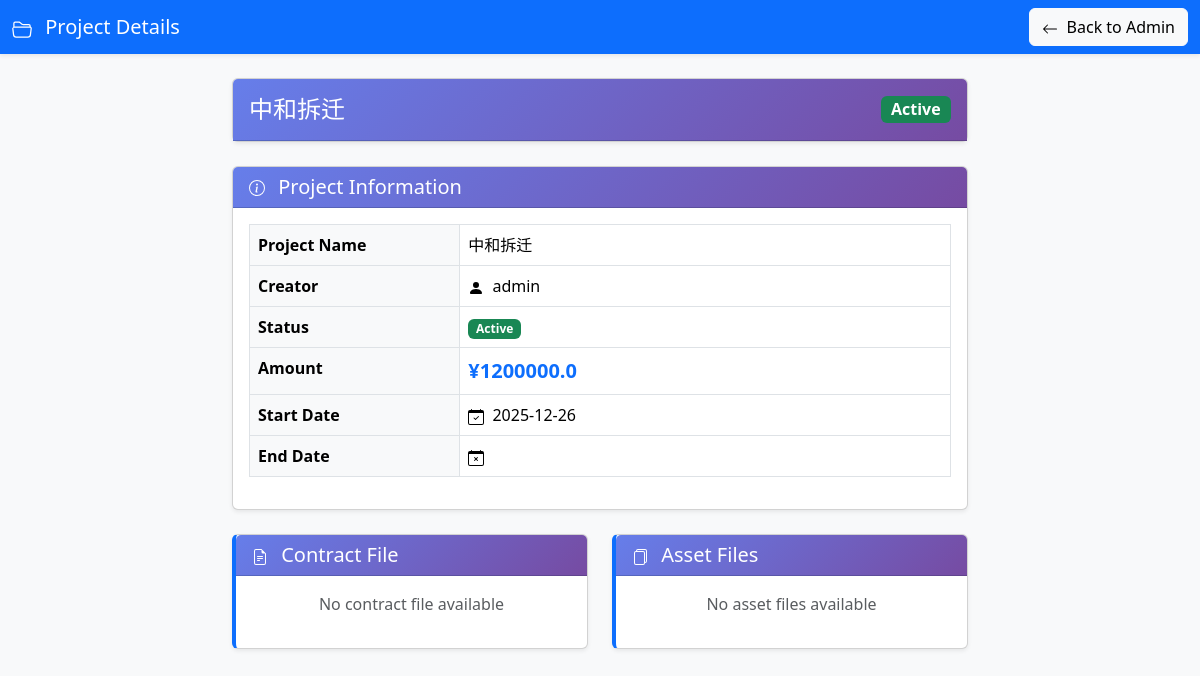
The app's page /project/1 (signed in) with its own data.
### tables this page shows
CREATE TABLE projects (
                        id INTEGER PRIMARY KEY AUTOINCREMENT,
                        name TEXT,
                        creator TEXT,
                        amount REAL,
                        start_date TEXT,
                        end_date TEXT,
                        contract_file TEXT,
                        asset_files TEXT,
                        status TEXT);

### main.py (the view)
@app.get("/project/{project_id}", response_class=HTMLResponse)
async def project_info(
    request: Request,
    project_id: int,
    user: dict = Depends(login_required),
    db: sqlite3.Connection = Depends(get_db)
):
    c = db.cursor()
    c.execute("SELECT * FROM projects WHERE id=?", (project_id,))
    project = c.fetchone()
    if not project:
        raise HTTPException(status_code=404, detail="项目不存在")
    project_dict = {
        'id': project[0],
        'name': project[1],
        'creator': project[2],
        'amount': project[3],
        'start_date': project[4],
        'end_date': project[5],
        'contract_file': project[6],
        'asset_files': project[7],
    }
    return templates.TemplateResponse("project_info.html", {
        "request": request,
        "project": project_dict,
        "user": user
    })

### templates/project_info.html (shortened to what this page needs)
<!DOCTYPE html>
<html lang="en">
<head>
  <link href="https://cdn.jsdelivr.net/npm/bootstrap@5.3.2/dist/css/bootstrap.min.css" rel="stylesheet">
</head>
<body class="bg-light">
  <nav class="navbar navbar-dark bg-primary shadow-sm">
    <div class="container-fluid">
      <span class="navbar-brand mb-0 h1">
        Project Details
      </span>
      <a href="/admin" class="btn btn-light">
        <svg xmlns="http://www.w3.org/2000/svg" width="16" height="16" fill="currentColor" class="bi bi-arrow-left me-1" viewBox="0 0 16 16">
          <path fill-rule="evenodd" d="M15 8a.5.5 0 0 0-.5-.5H2.707l3.147-3.146a.5.5 0 1 0-.708-.708l-4 4a.5.5 0 0 0 0 .708l4 4a.5.5 0 0 0 .708-.708L2.707 8.5H14.5A.5.5 0 0 0 15 8z"/>
        </svg>
        Back to Admin
      </a>
    </div>
  </nav>
  <div class="container mt-4">
    <div class="row">
      <div class="col-lg-8 mx-auto">
        <div class="card shadow-sm mb-4">
          <div class="card-header py-3">
            <div class="d-flex justify-content-between align-items-center">
              <h4 class="mb-0">{{ project.name }}</h4>
              <div>
                {% if project.status == 'active' %}
                  <span class="badge status-badge status-active fs-6">Active</span>
                {% elif project.status == 'completed' %}
                  <span class="badge status-badge status-completed fs-6">Completed</span>
                {% elif project.status == 'paused' %}
                  <span class="badge status-badge status-paused fs-6">Paused</span>
                {% elif project.status == 'cancelled' %}
                  <span class="badge status-badge status-cancelled fs-6">Cancelled</span>
                {% else %}
                  <span class="badge status-badge status-active fs-6">Active</span>
                {% endif %}
              </div>
            </div>
          </div>
        </div>
        <div class="card shadow-sm mb-4">
          <div class="card-header">
            <h5 class="mb-0">
              Project Information
            </h5>
          </div>
          <div class="card-body">
            <div class="table-responsive">
              <table class="table table-bordered table-hover table-details">
                <tbody>
                  <tr>
                    <th>Project Name</th>
                    <td>{{ project.name }}</td>
                  </tr>
                  <tr>
                    <th>Creator</th>
                    <td>
                      <svg xmlns="http://www.w3.org/2000/svg" width="16" height="16" fill="currentColor" class="bi bi-person-fill me-1" viewBox="0 0 16 16">
                        <path d="M3 14s-1 0-1-1 1-4 6-4 6 3 6 4-1 1-1 1H3Zm5-6a3 3 0 1 0 0-6 3 3 0 0 0 0 6Z"/>
                      </svg>
                      {{ project.creator }}
                    </td>
                  </tr>
                  <tr>
                    <th>Status</th>
                    <td>
                      {% if project.status == 'active' %}
                        <span class="badge status-badge status-active">
                          <svg xmlns="http://www.w3.org/2000/svg" width="12" height="12" fill="currentColor" class="bi bi-play-circle me-1" viewBox="0 0 16 16">
                            <path d="M8 15A7 7 0 1 1 8 1a7 7 0 0 1 0 14zm0 1A8 8 0 1 0 8 0a8 8 0 0 0 0 16z"/>
                            <path d="M6.271 5.055a.5.5 0 0 1 .52.038l3.5 2.5a.5.5 0 0 1 0 .814l-3.5 2.5A.5.5 0 0 1 6 10.5v-5a.5.5 0 0 1 .271-.445z"/>
                          </svg>
                          Active
                        </span>
                      {% else %}
                        <span class="badge status-badge status-active">Active</span>
                      {% endif %}
                    </td>
                  </tr>
                  <tr>
                    <th>Amount</th>
                    <td>
                      <span class="fw-bold text-primary fs-5">¥{{ project.amount }}</span>
                    </td>
                  </tr>
                  <tr>
                    <th>Start Date</th>
                    <td>
                      {{ project.start_date }}
                    </td>
                  </tr>
                  <tr>
                    <th>End Date</th>
                    <td>
                    </td>
                  </tr>
                </tbody>
              </table>
            </div>
          </div>
        </div>
        <div class="row">
          <div class="col-md-6 mb-4">
            <div class="card shadow-sm h-100 info-card">
              <div class="card-header">
                <h5 class="mb-0">
                  Contract File
                </h5>
              </div>
              <div class="card-body">
                {% if project.contract_file %}
                  <div class="d-grid">
                    <a href="/{{ project.contract_file }}" class="btn btn-primary" target="_blank">
                      <svg xmlns="http://www.w3.org/2000/svg" width="16" height="16" fill="currentColor" class="bi bi-download me-2" viewBox="0 0 16 16">
                        <path d="M.5 9.9a.5.5 0 0 1 .5.5v2.5a1 1 0 0 0 1 1h12a1 1 0 0 0 1-1v-2.5a.5.5 0 0 1 1 0v2.5a2 2 0 0 1-2 2H2a2 2 0 0 1-2-2v-2.5a.5.5 0 0 1 .5-.5z"/>
                        <path d="M7.646 11.854a.5.5 0 0 0 .708 0l3-3a.5.5 0 0 0-.708-.708L8.5 10.293V1.5a.5.5 0 0 0-1 0v8.793L5.354 8.146a.5.5 0 1 0-.708.708l3 3z"/>
                      </svg>
                      Download Contract
                    </a>
                  </div>
                  <p class="text-muted small mt-2 mb-0 text-center">{{ project.contract_file.split('/')[-1] }}</p>
                {% else %}
                  <p class="text-muted text-center">No contract file available</p>
                {% endif %}
              </div>
            </div>
          </div>
          <div class="col-md-6 mb-4">
            <div class="card shadow-sm h-100 info-card">
              <div class="card-header">
                <h5 class="mb-0">
                  Asset Files
                </h5>
              </div>
              <div class="card-body">
                {% if project.asset_files %}
                  <div class="d-flex flex-wrap">
                    {% for f in project.asset_files.split(',') %}
                      {% if f.strip() %}
                        <div class="file-badge">
                          <a href="/{{ f.strip() }}" target="_blank">
                            <svg xmlns="http://www.w3.org/2000/svg" width="14" height="14" fill="currentColor" class="bi bi-paperclip me-1" viewBox="0 0 16 16">
                              <path d="M4.5 3a2.5 2.5 0 0 1 5 0v9a1.5 1.5 0 0 1-3 0V5a.5.5 0 0 1 1 0v7a.5.5 0 0 0 1 0V3a1.5 1.5 0 1 0-3 0v9a2.5 2.5 0 0 0 5 0V5a.5.5 0 0 1 1 0v7a3.5 3.5 0 1 1-7 0V3z"/>
                            </svg>
                            {{ f.strip().split('/')[-1] }}
                          </a>
                        </div>
                      {% endif %}
                    {% endfor %}
                  </div>
                {% else %}
                  <p class="text-muted text-center">No asset files available</p>
                {% endif %}
              </div>
            </div>
          </div>
        </div>
      </div>
    </div>
  </div>
</body>
</html>

### templates/project_info.html (style rules this page uses)
.card-header { background: linear-gradient(135deg, #667eea 0%, #764ba2 100%); color: white; }
.info-card { border-left: 4px solid #0d6efd; border-radius: 0.375rem; }
.table-details th { width: 30%; background-color: #f8f9fa; }
.status-badge { font-size: 0.75rem; padding: 0.35em 0.65em; }
.status-active { background-color: #198754; color: white; }

### records on screen
projects: name "中和拆迁", creator "admin", amount "1200000.0", start_date "2025-12-26"
